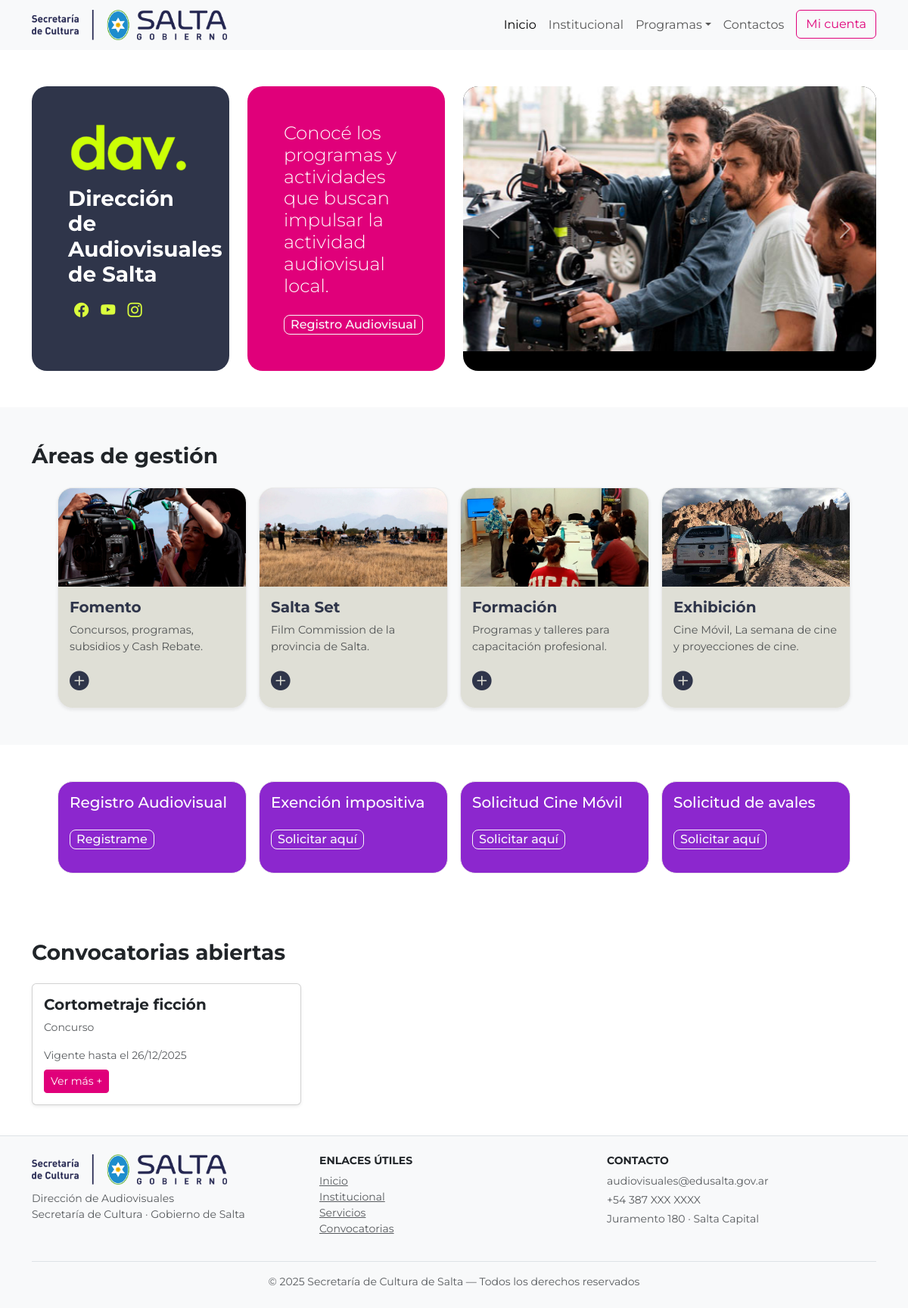
The app's page /, older data.
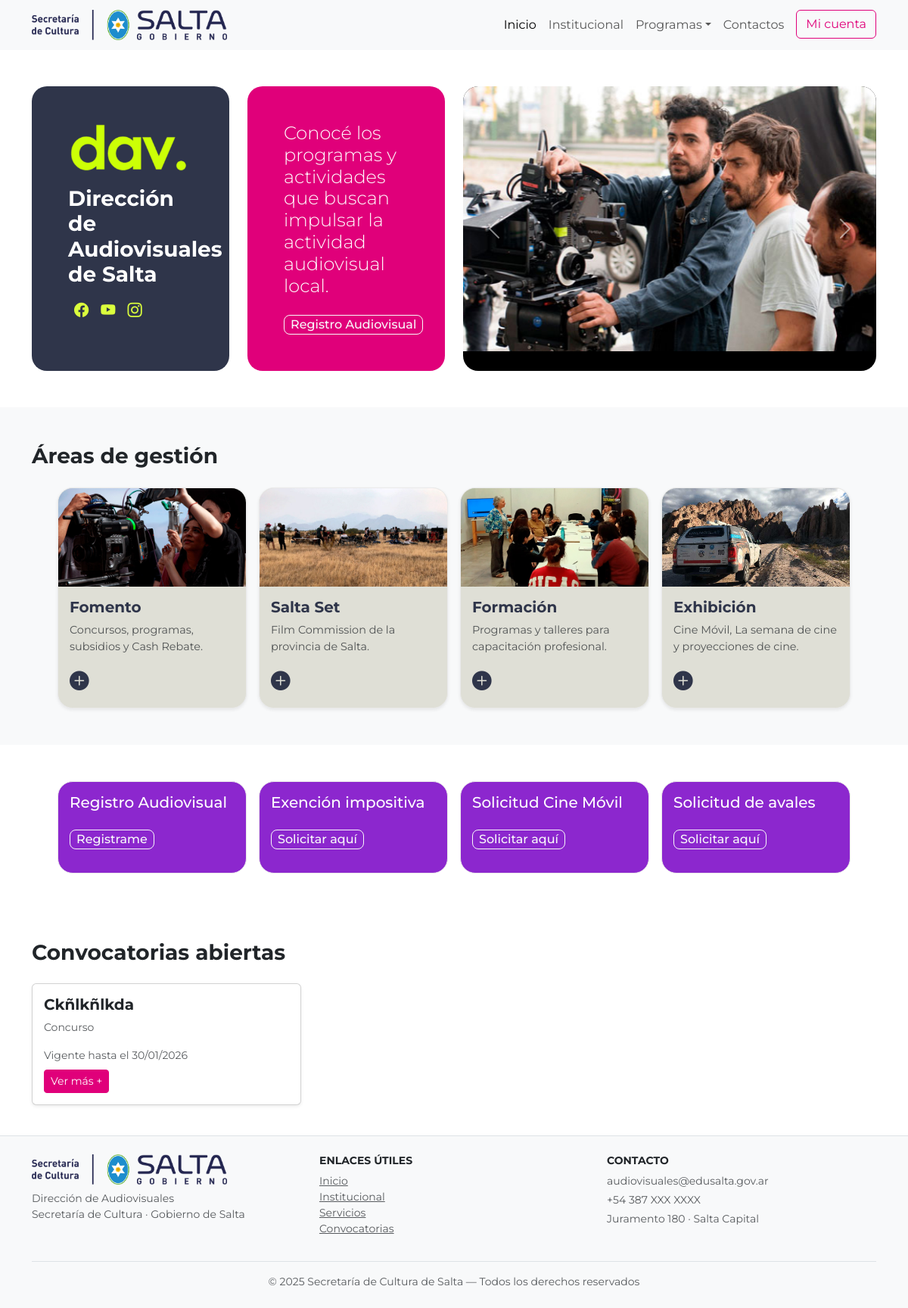
The same page, newer data.
### convocatorias/models.py (models this page shows, shortened)
class Convocatoria(models.Model):
    titulo = models.CharField(max_length=200)
    slug = models.SlugField(unique=True, blank=True)
    descripcion_corta = models.TextField(blank=True)
    descripcion_larga = models.TextField(blank=True)
    url_curso = models.URLField(
        "URL del curso asincrónico",
        blank=True,
        null=True,
        help_text="Solo completar si el curso es asincrónico."
    )
    categoria = models.CharField(max_length=20, choices=CATEGORIAS)
    tematica_genero = models.CharField(max_length=200, blank=True)
    linea = models.CharField(max_length=20, choices=LINEAS)
    requisitos = models.TextField(blank=True)
    beneficios = models.TextField(blank=True)
    bases_pdf = models.FileField(
        upload_to="convocatorias/bases/",
        blank=True,
        null=True
    )
    imagen = models.ImageField(
        upload_to="convocatorias/img/",
        blank=True,
        null=True
    )
    fecha_inicio = models.DateField()
    fecha_fin = models.DateField()
    bloque_personas = models.CharField(
        max_length=20,
        choices=BLOQUE_PERSONAS_TITULO,
        default="JURADO"
    )
    jurado1_nombre = models.CharField(max_length=200, blank=True)
    jurado1_foto = models.ImageField(upload_to="convocatorias/jurados/", blank=True, null=True)
    jurado1_bio = models.TextField(blank=True)
    jurado2_nombre = models.CharField(max_length=200, blank=True)
    jurado2_foto = models.ImageField(upload_to="convocatorias/jurados/", blank=True, null=True)
    jurado2_bio = models.TextField(blank=True)
    jurado3_nombre = models.CharField(max_length=200, blank=True)
    jurado3_foto = models.ImageField(upload_to="convocatorias/jurados/", blank=True, null=True)
    jurado3_bio = models.TextField(blank=True)
    orden = models.PositiveIntegerField(default=0)
    url_destino = models.CharField(max_length=300, blank=True)
    class Meta:
        ordering = ["orden", "-fecha_inicio"]

### sitio_publico/views.py (the view)
# urls.py: path('', sitio_views.inicio, name='inicio'),
def inicio(request):
    hoy = timezone.now().date()
    convocatorias_vigentes = Convocatoria.objects.filter(
        fecha_inicio__lte=hoy,
        fecha_fin__gte=hoy,
    )
    return render(request, "sitio_publico/inicio.html", {
        "vigentes": convocatorias_vigentes
    })

### sitio_publico/templates/sitio_publico/inicio.html (shortened to what this page needs)
{% extends 'sitio_publico/base.html' %} {% load static %}  {% block layout %}
<section class="hero-section py-5">
  <div class="container">
    <div class="row g-4">
      <div class="col-lg-3">
        <div class="hero-card-left p-4 p-lg-5 h-100">
          <div class="d-flex flex-wrap gap-3">
            <img
              src="{% static 'sitio_publico/img/dav.png' %}"
              class="d-block w-100 hero-img2"
              alt="Imagen 1"
            />
          </div>
          <h3 class="fw-bold mb-3 text-white">
            Dirección de Audiovisuales de Salta
          </h3>
          <div class="redes mb-1 mt-3">
            <a
              href="https://web.facebook.com/davsalta"
              target="_blank"
              rel="noopener noreferrer"
              class="mx-2 redes-icon"
            >
              <i class="bi bi-facebook"></i>
            </a>
            <a
              href="http://www.youtube.com/@Direcci%C3%B3ndeAudiovisualesSalta"
              target="_blank"
              rel="noopener noreferrer"
              class="mx-2 redes-icon"
            >
              <i class="bi bi-youtube"></i>
            </a>
            <a
              href="https://www.instagram.com/direccion.audiovisuales.salta"
              target="_blank"
              rel="noopener noreferrer"
              class="mx-2 redes-icon"
            >
              <i class="bi bi-instagram"></i>
            </a>
          </div>
        </div>
      </div>
      <div class="col-lg-3">
        <div class="hero-card-center p-4 p-lg-5 h-100">
          <h4 class="fw-light mb-4 text-white">
            Conocé los programas y actividades que buscan impulsar la actividad
            audiovisual local.
          </h4>
          <div>
            <a href="{% url 'registro_audiovisual:seleccionar_tipo_registro' %}" class="btn btn-outline-light btn-lg boton-programa">
              Registro Audiovisual
            </a>
          </div>
        </div>
      </div>
      <div class="col-lg-6">
        <div class="hero-card-right h-100">
          <div
            id="heroCarousel"
            class="carousel slide h-100"
            data-bs-ride="carousel"
          >
            <div class="carousel-inner h-100">
              <div class="carousel-item active h-100">
                <img
                  src="{% static 'sitio_publico/img/cash-rebate.jpg' %}"
                  class="d-block w-100 hero-img"
                  alt="Imagen 1"
                />
              </div>
            </div>
            <button
              class="carousel-control-prev"
              type="button"
              data-bs-target="#heroCarousel"
              data-bs-slide="prev"
            >
              <span class="carousel-control-prev-icon"></span>
            </button>
            <button
              class="carousel-control-next"
              type="button"
              data-bs-target="#heroCarousel"
              data-bs-slide="next"
            >
              <span class="carousel-control-next-icon"></span>
            </button>
          </div>
        </div>
      </div>
    </div>
  </div>
</section>
<section class="py-5 bg-light  ">
  <div class="container">
    <h3 class="fw-bold mb-4">Áreas de gestión</h3>
    <div class="row g-3 justify-content-center">
      <div class="col-auto card-col-5">
        <div class="card card-area shadow-sm h-100">
          <div class="card-img-top-area">
            <img
              src="{% static 'sitio_publico/img/fomento.jpg' %}"
              alt="Fomento"
              class="img-area"
            />
          </div>
          <div class="card-body">
            <h5 class="mb-2">Fomento</h5>
            <p class="text-muted">
              Concursos, programas, subsidios y Cash Rebate.
            </p>
            <a href="{% url 'convocatorias:convocatorias_home' %}" class="card-plus">
              <i class="bi bi-plus-circle-fill"></i>
            </a>
          </div>
        </div>
      </div>
      <div class="col-auto card-col-5">
        <div class="card card-area shadow-sm h-100">
          <div class="card-img-top-area">
            <img
              src="{% static 'sitio_publico/img/rodaje.jpg' %}"
              alt="Promoción"
              class="img-area"
            />
          </div>
          <div class="card-body">
            <h5 class="mb-2">Salta Set</h5>
            <p class="text-muted">
              Film Commission de la provincia de Salta.
            </p>
            <a href="https://saltaset.gob.ar" class="card-plus">
              <i class="bi bi-plus-circle-fill"></i>
            </a>
          </div>
        </div>
      </div>
      <div class="col-auto card-col-5">
        <div class="card card-area shadow-sm h-100">
          <div class="card-img-top-area">
            <img
              src="{% static 'sitio_publico/img/estudio387.jpg' %}"
              alt="Formación"
              class="img-area"
            />
          </div>
          <div class="card-body">
            <h5 class="mb-2">Formación</h5>
            <p class="text-muted">
              Programas y talleres para capacitación profesional.
            </p>
            <a href="{% url 'convocatorias:convocatorias_home' %}" class="card-plus">
              <i class="bi bi-plus-circle-fill"></i>
            </a>
          </div>
        </div>
      </div>
      <div class="col-auto card-col-5">
        <div class="card card-area shadow-sm h-100">
          <div class="card-img-top-area">
            <img
              src="{% static 'sitio_publico/img/cinemovil.jpg' %}"
              alt="Exhibición"
              class="img-area"
            />
          </div>
          <div class="card-body">
            <h5 class="mb-2">Exhibición</h5>
            <p class="text-muted">
              Cine Móvil, La semana de cine y proyecciones de cine.
            </p>
            <a href="#" class="card-plus">
              <i class="bi bi-plus-circle-fill"></i>
            </a>
          </div>
        </div>
      </div>
    </div>
  </div>
</section>
<section class="py-5">
  <div class="container">
    <div class="row g-3 justify-content-center">
      <div class="col-auto card-col-5">
        <div class="card card_servs text-white mb-3">
          <div class="card-body">
            <h5 class="card-titlen mb-4">Registro Audiovisual</h5>
            <a href="{% url 'registro_audiovisual:seleccionar_tipo_registro' %}" class="btn btn-outline-light btn-lg boton-programa mb-3">
              Registrame
            </a>
          </div>
        </div>
      </div>
      <div class="col-auto card-col-5">
        <div class="card card_servs text-white mb-3">
          <div class="card-body">
            <h5 class="card-title mb-4">Exención impositiva</h5>
            <a href="{% url 'exencion:iniciar' %}" class="btn btn-outline-light btn-lg boton-programa mb-3">
              Solicitar aquí
            </a>
          </div>
        </div>
      </div>
      <div class="col-auto card-col-5">
        <div class="card card_servs text-white mb-3">
          <div class="card-body">
            <h5 class="card-title mb-4">Solicitud Cine Móvil</h5>
            <a href="{% url 'registro_audiovisual:seleccionar_tipo_registro' %}" class="btn btn-outline-light btn-lg boton-programa mb-3">
              Solicitar aquí
            </a>
          </div>
        </div>
      </div>
      <div class="col-auto card-col-5">
        <div class="card card_servs text-white  mb-3">
          <div class="card-body">
            <h5 class="card-title mb-4">Solicitud de avales</h5>
            <a href="{% url 'registro_audiovisual:seleccionar_tipo_registro' %}" class="btn btn-outline-light btn-lg boton-programa mb-3">
              Solicitar aquí
            </a>
          </div>
        </div>
      </div>
    </div>
  </div>
</section>
{% if vigentes %}
<section class="py-4">
  <div class="container">
    <h3 class="fw-bold mb-4">Convocatorias abiertas</h3>
    <div class="row">
      {% for c in vigentes %}
      <div class="col-md-4">
        <div class="card mb-3 shadow-sm">
          <div class="card-body">
            <h5 class="fw-bold">{{ c.titulo }}</h5>
            <p class="text-muted small">{{ c.get_categoria_display }}</p>
            <p class="text-muted small mb-2">
              Vigente hasta el {{ c.fecha_fin|date:"d/m/Y" }}
            </p>
            <a
              href="{% url 'convocatorias:convocatoria_detalle' c.slug %}"
              class="btn btn-primary btn-sm"
            >
              Ver más +
            </a>
          </div>
        </div>
      </div>
      {% endfor %}
    </div>
  </div>
</section>
{% endif %} {% endblock %}

### sitio_publico/templates/sitio_publico/base.html (shortened to what this page needs)
<!DOCTYPE html>
<html lang="es">
  <head>
    {% load static %}
    <link
      href="https://cdn.jsdelivr.net/npm/bootstrap@5.3.2/dist/css/bootstrap.min.css"
      rel="stylesheet"
    />
    <link
      rel="stylesheet"
      href="https://cdn.jsdelivr.net/npm/bootstrap-icons@1.11.1/font/bootstrap-icons.css"
    />
    <link
      rel="stylesheet"
      href="{% static 'sitio_publico/css/bootstrap_personalizado.css' %}"
    />
    <link rel="stylesheet" href="{% static 'sitio_publico/css/main.css' %}" />
    <link
      rel="stylesheet"
      href="{% static 'sitio_publico/css/fomento.css' %}"
    />
    <link rel="stylesheet" href="{% static 'sitio_publico/css/registro.css' %}">
  </head>
  <body>
    <nav class="navbar navbar-expand-lg navbar-light bg-light">
  <div class="container">
    <a
      class="navbar-brand d-flex align-items-center"
      href="{% url 'inicio' %}"
    >
      <img
        src="{% static 'sitio_publico/img/SEC DE CULTURA - AZUL.png' %}"
        alt="Secretaría de Cultura, Gobierno de Salta"
        style="height: 40px"
      />
    </a>
    <div class="collapse navbar-collapse" id="navbarToggler">
      <ul class="navbar-nav ms-auto mb-2 mb-lg-0">
        <li class="nav-item">
          <a class="nav-link active" href="{% url 'inicio' %}">Inicio</a>
        </li>
        <li class="nav-item">
          <a class="nav-link" href="#">Institucional</a>
        </li>
        <li class="nav-item dropdown">
          <a
            class="nav-link dropdown-toggle"
            href="#"
            role="button"
            data-bs-toggle="dropdown"
          >Programas</a>
        </li>
        <li class="nav-item">
          <a class="nav-link" href="#">Contactos</a>
        </li>
        {% if user.is_authenticated %}
            <li class="nav-item me-2">
              <a class="btn btn-primary" href="{% url 'usuarios:panel_usuario' %}">
                Mi cuenta
              </a>
            </li>
            <li class="nav-item">
              <a class="btn btn-outline-primary" href="{% url 'usuarios:logout' %}">
                Salir
              </a>
            </li>
        {% else %}
            <li class="nav-item ms-2">
              <a class="btn btn-outline-primary" href="{% url 'usuarios:login' %}">
                Mi cuenta
              </a>
            </li>
        {% endif %}
      </ul>
    </div>
  </div>
</nav>
    {% block layout %}{% endblock %}
    <footer class="footer mt-auto py-4 bg-light border-top">
      <div class="container">
        <div class="row">
          <div class="col-md-4 mb-3">
            <img
              src="{% static 'sitio_publico/img/SEC DE CULTURA - AZUL.png' %}"
              style="height: 40px"
            />
            <p class="small text-muted mt-2">
              Dirección de Audiovisuales<br />Secretaría de Cultura · Gobierno
              de Salta
            </p>
          </div>
          <div class="col-md-4 mb-3">
            <h6 class="text-uppercase fw-bold small">Enlaces útiles</h6>
            <ul class="list-unstyled small">
              <li><a href="{% url 'inicio' %}" class="text-muted">Inicio</a></li>
              <li><a href="#" class="text-muted">Institucional</a></li>
              <li><a href="#" class="text-muted">Servicios</a></li>
              <li>
                <a href="{% url 'convocatorias:convocatorias_home' %}" class="text-muted"
                  >Convocatorias</a
                >
              </li>
            </ul>
          </div>
          <div class="col-md-4 mb-3">
            <h6 class="text-uppercase fw-bold small">Contacto</h6>
            <p class="small text-muted mb-1">audiovisuales@edusalta.gov.ar</p>
            <p class="small text-muted mb-1">+54 387 XXX XXXX</p>
            <p class="small text-muted">Juramento 180 · Salta Capital</p>
          </div>
        </div>
        <div class="text-center pt-3 border-top small text-muted">
          © {% now "Y" %} Secretaría de Cultura de Salta — Todos los derechos
          reservados
        </div>
      </div>
    </footer>
  </body>
</html>

### sitio_publico/static/sitio_publico/css/main.css (style rules this page uses)
html, body { font-family: 'Montserrat', sans-serif !important; }
.hero-card-left, .hero-card-center, .hero-card-right { border-radius: 20px; overflow: hidden; min-height: 250px; }
.hero-card-left { background: #2f354a; color: #fff; }
.hero-card-center { background: var(--bs-primary); color: #fff; }
.hero-card-right { background: #000; }
.hero-img { height: 100%; object-fit: cover; }
.hero-img2 { max-width: 180px; margin-bottom: 10px; object-fit: cover; }
.boton-programa { white-space: nowrap; font-weight: 500; font-size: medium; padding: 0 0.5rem; }
.redes { display: flex; align-items: center; }
.redes-icon i { font-size: 1.2rem; color: #dbff3d; transition: 0.2s ease; }
#heroCarousel img { height: 350px; object-fit: cover; }
.card-area { width: 250px; border-radius: 20px; overflow: hidden; border: 1px solid #eaeaea; background: #DFDFD6; transition: 0.25s ease; }
.card-body { padding: 15px !important; }
.card_servs { width: 250px; border-radius: 20px; overflow: hidden; border: 1px solid #eaeaea; background: #8c27ce !important; transition: 0.25s ease; }
.card-img-top-area { height: 130px; overflow: hidden; }
.img-area { width: 100%; height: 100%; object-fit: cover; transition: transform 0.4s ease; }
.card-area h5 { font-weight: 700; color: #2f354a; }
.card-area p { font-size: 0.9rem; }
.card-plus i { font-size: 1.6rem; color: #2f354a; transition: 0.25s; }

Row changes from the older to the newer data that the page shows:
removed Convocatoria: titulo "Cortometraje ficción", categoria "Concurso", fecha_fin "26/12/2025"
added Convocatoria: titulo "Ckñlkñlkda", categoria "Concurso", fecha_fin "30/01/2026"
